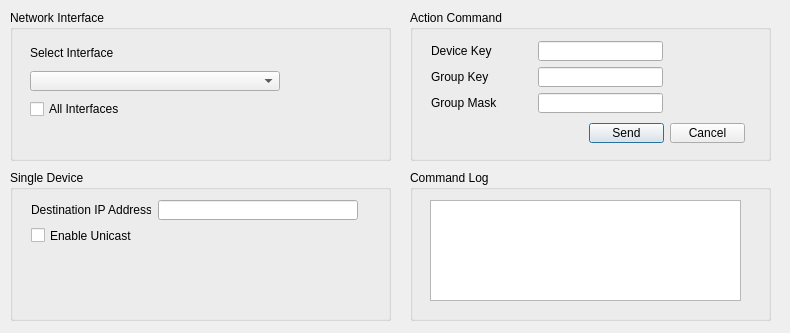
<?xml version="1.0" encoding="UTF-8"?>
<ui version="4.0">
 <class>ActionCommandDialog</class>
 <widget class="QDialog" name="ActionCommandDialog">
  <property name="geometry">
   <rect>
    <x>0</x>
    <y>0</y>
    <width>790</width>
    <height>333</height>
   </rect>
  </property>
  <property name="sizePolicy">
   <sizepolicy hsizetype="Fixed" vsizetype="Fixed">
    <horstretch>0</horstretch>
    <verstretch>0</verstretch>
   </sizepolicy>
  </property>
  <property name="windowTitle">
   <string>Trigger over Ethernet - Action Commands</string>
  </property>
  <property name="windowIcon">
   <iconset>
    <normaloff>Images/stripes_256.png</normaloff>Images/stripes_256.png</iconset>
  </property>
  <widget class="QGroupBox" name="groupBox_networkInterface">
   <property name="geometry">
    <rect>
     <x>10</x>
     <y>10</y>
     <width>381</width>
     <height>151</height>
    </rect>
   </property>
   <property name="title">
    <string>Network Interface</string>
   </property>
   <widget class="QWidget" name="layoutWidget">
    <property name="geometry">
     <rect>
      <x>20</x>
      <y>30</y>
      <width>360</width>
      <height>102</height>
     </rect>
    </property>
    <layout class="QGridLayout" name="gridLayout_networkInterface">
     <item row="0" column="0">
      <layout class="QVBoxLayout" name="verticalLayout_3">
       <item>
        <widget class="QLabel" name="label_networkInterface">
         <property name="sizePolicy">
          <sizepolicy hsizetype="Preferred" vsizetype="Fixed">
           <horstretch>0</horstretch>
           <verstretch>0</verstretch>
          </sizepolicy>
         </property>
         <property name="minimumSize">
          <size>
           <width>0</width>
           <height>20</height>
          </size>
         </property>
         <property name="maximumSize">
          <size>
           <width>16777215</width>
           <height>20</height>
          </size>
         </property>
         <property name="text">
          <string>Select Interface</string>
         </property>
        </widget>
       </item>
       <item>
        <widget class="QComboBox" name="comboBox_networkInterface">
         <property name="sizePolicy">
          <sizepolicy hsizetype="Fixed" vsizetype="Fixed">
           <horstretch>0</horstretch>
           <verstretch>0</verstretch>
          </sizepolicy>
         </property>
         <property name="minimumSize">
          <size>
           <width>250</width>
           <height>20</height>
          </size>
         </property>
         <property name="maximumSize">
          <size>
           <width>16777215</width>
           <height>20</height>
          </size>
         </property>
        </widget>
       </item>
       <item>
        <widget class="QCheckBox" name="checkBox_networkInterface">
         <property name="minimumSize">
          <size>
           <width>0</width>
           <height>20</height>
          </size>
         </property>
         <property name="maximumSize">
          <size>
           <width>16777215</width>
           <height>20</height>
          </size>
         </property>
         <property name="text">
          <string>All Interfaces</string>
         </property>
        </widget>
       </item>
       <item>
        <spacer name="horizontalSpacer_networkInterface">
         <property name="orientation">
          <enum>Qt::Horizontal</enum>
         </property>
         <property name="sizeHint" stdset="0">
          <size>
           <width>188</width>
           <height>20</height>
          </size>
         </property>
        </spacer>
       </item>
      </layout>
     </item>
     <item row="0" column="1">
      <widget class="QLabel" name="label_networkInterface_2">
       <property name="sizePolicy">
        <sizepolicy hsizetype="Fixed" vsizetype="Fixed">
         <horstretch>0</horstretch>
         <verstretch>0</verstretch>
        </sizepolicy>
       </property>
       <property name="minimumSize">
        <size>
         <width>100</width>
         <height>100</height>
        </size>
       </property>
       <property name="maximumSize">
        <size>
         <width>100</width>
         <height>100</height>
        </size>
       </property>
       <property name="text">
        <string/>
       </property>
       <property name="pixmap">
        <pixmap resource="VimbaViewer.qrc">:/VimbaViewer/Images/network.png</pixmap>
       </property>
       <property name="scaledContents">
        <bool>true</bool>
       </property>
      </widget>
     </item>
    </layout>
   </widget>
  </widget>
  <widget class="QGroupBox" name="groupBox_actionCommand">
   <property name="geometry">
    <rect>
     <x>410</x>
     <y>10</y>
     <width>361</width>
     <height>151</height>
    </rect>
   </property>
   <property name="title">
    <string>Action Command</string>
   </property>
   <widget class="QWidget" name="layoutWidget">
    <property name="geometry">
     <rect>
      <x>20</x>
      <y>30</y>
      <width>318</width>
      <height>105</height>
     </rect>
    </property>
    <layout class="QGridLayout" name="gridLayout_actionCommand">
     <item row="0" column="0">
      <layout class="QVBoxLayout" name="verticalLayout_2">
       <item>
        <widget class="QLabel" name="label_DeviceKey">
         <property name="sizePolicy">
          <sizepolicy hsizetype="Fixed" vsizetype="Fixed">
           <horstretch>0</horstretch>
           <verstretch>0</verstretch>
          </sizepolicy>
         </property>
         <property name="minimumSize">
          <size>
           <width>100</width>
           <height>20</height>
          </size>
         </property>
         <property name="maximumSize">
          <size>
           <width>100</width>
           <height>20</height>
          </size>
         </property>
         <property name="text">
          <string>Device Key</string>
         </property>
        </widget>
       </item>
       <item>
        <widget class="QLabel" name="label_GroupKey">
         <property name="sizePolicy">
          <sizepolicy hsizetype="Fixed" vsizetype="Fixed">
           <horstretch>0</horstretch>
           <verstretch>0</verstretch>
          </sizepolicy>
         </property>
         <property name="minimumSize">
          <size>
           <width>100</width>
           <height>20</height>
          </size>
         </property>
         <property name="maximumSize">
          <size>
           <width>100</width>
           <height>20</height>
          </size>
         </property>
         <property name="text">
          <string>Group Key</string>
         </property>
        </widget>
       </item>
       <item>
        <widget class="QLabel" name="label_GroupMask">
         <property name="sizePolicy">
          <sizepolicy hsizetype="Fixed" vsizetype="Fixed">
           <horstretch>0</horstretch>
           <verstretch>0</verstretch>
          </sizepolicy>
         </property>
         <property name="minimumSize">
          <size>
           <width>100</width>
           <height>20</height>
          </size>
         </property>
         <property name="maximumSize">
          <size>
           <width>100</width>
           <height>20</height>
          </size>
         </property>
         <property name="text">
          <string>Group Mask</string>
         </property>
        </widget>
       </item>
      </layout>
     </item>
     <item row="0" column="1">
      <layout class="QVBoxLayout" name="verticalLayout">
       <item>
        <widget class="QLineEdit" name="lineEdit_DeviceKey">
         <property name="sizePolicy">
          <sizepolicy hsizetype="Fixed" vsizetype="Fixed">
           <horstretch>0</horstretch>
           <verstretch>0</verstretch>
          </sizepolicy>
         </property>
         <property name="minimumSize">
          <size>
           <width>125</width>
           <height>20</height>
          </size>
         </property>
         <property name="maximumSize">
          <size>
           <width>125</width>
           <height>20</height>
          </size>
         </property>
        </widget>
       </item>
       <item>
        <widget class="QLineEdit" name="lineEdit_GroupKey">
         <property name="sizePolicy">
          <sizepolicy hsizetype="Fixed" vsizetype="Fixed">
           <horstretch>0</horstretch>
           <verstretch>0</verstretch>
          </sizepolicy>
         </property>
         <property name="minimumSize">
          <size>
           <width>125</width>
           <height>20</height>
          </size>
         </property>
         <property name="maximumSize">
          <size>
           <width>125</width>
           <height>20</height>
          </size>
         </property>
        </widget>
       </item>
       <item>
        <widget class="QLineEdit" name="lineEdit_GroupMask">
         <property name="sizePolicy">
          <sizepolicy hsizetype="Fixed" vsizetype="Fixed">
           <horstretch>0</horstretch>
           <verstretch>0</verstretch>
          </sizepolicy>
         </property>
         <property name="minimumSize">
          <size>
           <width>125</width>
           <height>20</height>
          </size>
         </property>
         <property name="maximumSize">
          <size>
           <width>125</width>
           <height>20</height>
          </size>
         </property>
        </widget>
       </item>
      </layout>
     </item>
     <item row="0" column="2">
      <widget class="QLabel" name="label_actionCommand">
       <property name="sizePolicy">
        <sizepolicy hsizetype="Fixed" vsizetype="Fixed">
         <horstretch>0</horstretch>
         <verstretch>0</verstretch>
        </sizepolicy>
       </property>
       <property name="minimumSize">
        <size>
         <width>75</width>
         <height>75</height>
        </size>
       </property>
       <property name="maximumSize">
        <size>
         <width>75</width>
         <height>75</height>
        </size>
       </property>
       <property name="text">
        <string/>
       </property>
       <property name="pixmap">
        <pixmap resource="VimbaViewer.qrc">:/VimbaViewer/Images/actionCommand.png</pixmap>
       </property>
       <property name="scaledContents">
        <bool>true</bool>
       </property>
      </widget>
     </item>
     <item row="1" column="0" colspan="3">
      <layout class="QHBoxLayout" name="horizontalLayout">
       <item>
        <spacer name="horizontalSpacer_actionCommand">
         <property name="orientation">
          <enum>Qt::Horizontal</enum>
         </property>
         <property name="sizeHint" stdset="0">
          <size>
           <width>100</width>
           <height>20</height>
          </size>
         </property>
        </spacer>
       </item>
       <item>
        <widget class="QPushButton" name="pushButton_Send">
         <property name="sizePolicy">
          <sizepolicy hsizetype="Fixed" vsizetype="Fixed">
           <horstretch>0</horstretch>
           <verstretch>0</verstretch>
          </sizepolicy>
         </property>
         <property name="minimumSize">
          <size>
           <width>75</width>
           <height>20</height>
          </size>
         </property>
         <property name="maximumSize">
          <size>
           <width>75</width>
           <height>20</height>
          </size>
         </property>
         <property name="text">
          <string>Send</string>
         </property>
        </widget>
       </item>
       <item>
        <widget class="QPushButton" name="pushButton_Cancel">
         <property name="sizePolicy">
          <sizepolicy hsizetype="Fixed" vsizetype="Fixed">
           <horstretch>0</horstretch>
           <verstretch>0</verstretch>
          </sizepolicy>
         </property>
         <property name="minimumSize">
          <size>
           <width>75</width>
           <height>20</height>
          </size>
         </property>
         <property name="maximumSize">
          <size>
           <width>75</width>
           <height>20</height>
          </size>
         </property>
         <property name="text">
          <string>Cancel</string>
         </property>
        </widget>
       </item>
      </layout>
     </item>
    </layout>
   </widget>
  </widget>
  <widget class="QGroupBox" name="groupBox_device">
   <property name="geometry">
    <rect>
     <x>10</x>
     <y>170</y>
     <width>381</width>
     <height>151</height>
    </rect>
   </property>
   <property name="title">
    <string>Single Device</string>
   </property>
   <widget class="QWidget" name="layoutWidget">
    <property name="geometry">
     <rect>
      <x>20</x>
      <y>30</y>
      <width>331</width>
      <height>45</height>
     </rect>
    </property>
    <layout class="QGridLayout" name="gridLayout">
     <item row="0" column="0">
      <widget class="QLabel" name="label_singleDevice">
       <property name="sizePolicy">
        <sizepolicy hsizetype="Fixed" vsizetype="Fixed">
         <horstretch>120</horstretch>
         <verstretch>20</verstretch>
        </sizepolicy>
       </property>
       <property name="minimumSize">
        <size>
         <width>120</width>
         <height>20</height>
        </size>
       </property>
       <property name="maximumSize">
        <size>
         <width>120</width>
         <height>16777215</height>
        </size>
       </property>
       <property name="text">
        <string>Destination IP Address</string>
       </property>
      </widget>
     </item>
     <item row="0" column="1">
      <widget class="QLineEdit" name="lineEdit_singleDevice">
       <property name="sizePolicy">
        <sizepolicy hsizetype="Fixed" vsizetype="Fixed">
         <horstretch>20</horstretch>
         <verstretch>200</verstretch>
        </sizepolicy>
       </property>
       <property name="minimumSize">
        <size>
         <width>200</width>
         <height>20</height>
        </size>
       </property>
       <property name="maximumSize">
        <size>
         <width>200</width>
         <height>20</height>
        </size>
       </property>
      </widget>
     </item>
     <item row="1" column="0">
      <widget class="QCheckBox" name="checkBox_singleDevice">
       <property name="text">
        <string>Enable Unicast</string>
       </property>
      </widget>
     </item>
    </layout>
   </widget>
  </widget>
  <widget class="QGroupBox" name="groupBox">
   <property name="geometry">
    <rect>
     <x>410</x>
     <y>170</y>
     <width>361</width>
     <height>151</height>
    </rect>
   </property>
   <property name="title">
    <string>Command Log</string>
   </property>
   <widget class="QListWidget" name="listWidget_commandLog">
    <property name="geometry">
     <rect>
      <x>20</x>
      <y>30</y>
      <width>311</width>
      <height>101</height>
     </rect>
    </property>
   </widget>
  </widget>
 </widget>
 <resources>
  <include location="VimbaViewer.qrc"/>
 </resources>
 <connections>
  <connection>
   <sender>pushButton_Cancel</sender>
   <signal>clicked()</signal>
   <receiver>ActionCommandDialog</receiver>
   <slot>reject()</slot>
   <hints>
    <hint type="sourcelabel">
     <x>621</x>
     <y>142</y>
    </hint>
    <hint type="destinationlabel">
     <x>292</x>
     <y>133</y>
    </hint>
   </hints>
  </connection>
 </connections>
</ui>
